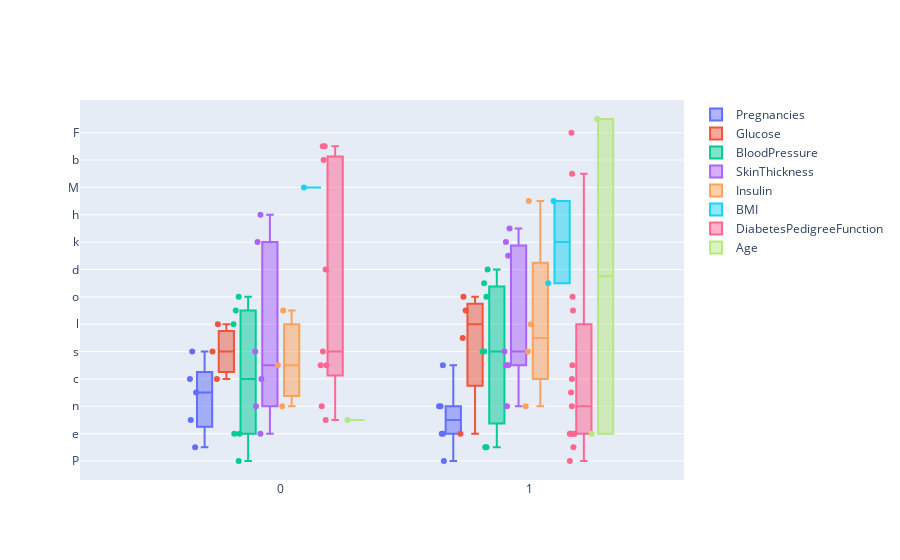

The notebook cell saved with this chart:
### Code cell
box1 = eda_diab()
box1.box_plots_1(X,Y)

### Figure 1 — Plotly figure (JSON) as saved in the notebook; plotly's stock layout.template omitted (floating-point values rounded to 4 significant figures; data arrays with more than 128 entries replaced by an {"elided": "..."} marker saying what was removed)
{"data": [{"boxpoints": "all", "jitter": 0.5, "name": "Pregnancies", "type": "box", "x": {"elided": "768 int values"}, "y": ["P", "r", "e", "g", "n", "a", "n", "c", "i", "e", "s"]}, {"boxpoints": "all", "jitter": 0.5, "name": "Glucose", "type": "box", "x": {"elided": "768 int values"}, "y": ["G", "l", "u", "c", "o", "s", "e"]}, {"boxpoints": "all", "jitter": 0.5, "name": "BloodPressure", "type": "box", "x": {"elided": "768 int values"}, "y": ["B", "l", "o", "o", "d", "P", "r", "e", "s", "s", "u", "r", "e"]}, {"boxpoints": "all", "jitter": 0.5, "name": "SkinThickness", "type": "box", "x": {"elided": "768 int values"}, "y": ["S", "k", "i", "n", "T", "h", "i", "c", "k", "n", "e", "s", "s"]}, {"boxpoints": "all", "jitter": 0.5, "name": "Insulin", "type": "box", "x": {"elided": "768 int values"}, "y": ["I", "n", "s", "u", "l", "i", "n"]}, {"boxpoints": "all", "jitter": 0.5, "name": "BMI", "type": "box", "x": {"elided": "768 int values"}, "y": ["B", "M", "I"]}, {"boxpoints": "all", "jitter": 0.5, "name": "DiabetesPedigreeFunction", "type": "box", "x": {"elided": "768 int values"}, "y": ["D", "i", "a", "b", "e", "t", "e", "s", "P", "e", "d", "i", "g", "r", "e", "e", "F", "u", "n", "c", "t", "i", "o", "n"]}, {"boxpoints": "all", "jitter": 0.5, "name": "Age", "type": "box", "x": {"elided": "768 int values"}, "y": ["A", "g", "e"]}], "layout": {"boxmode": "group"}}
